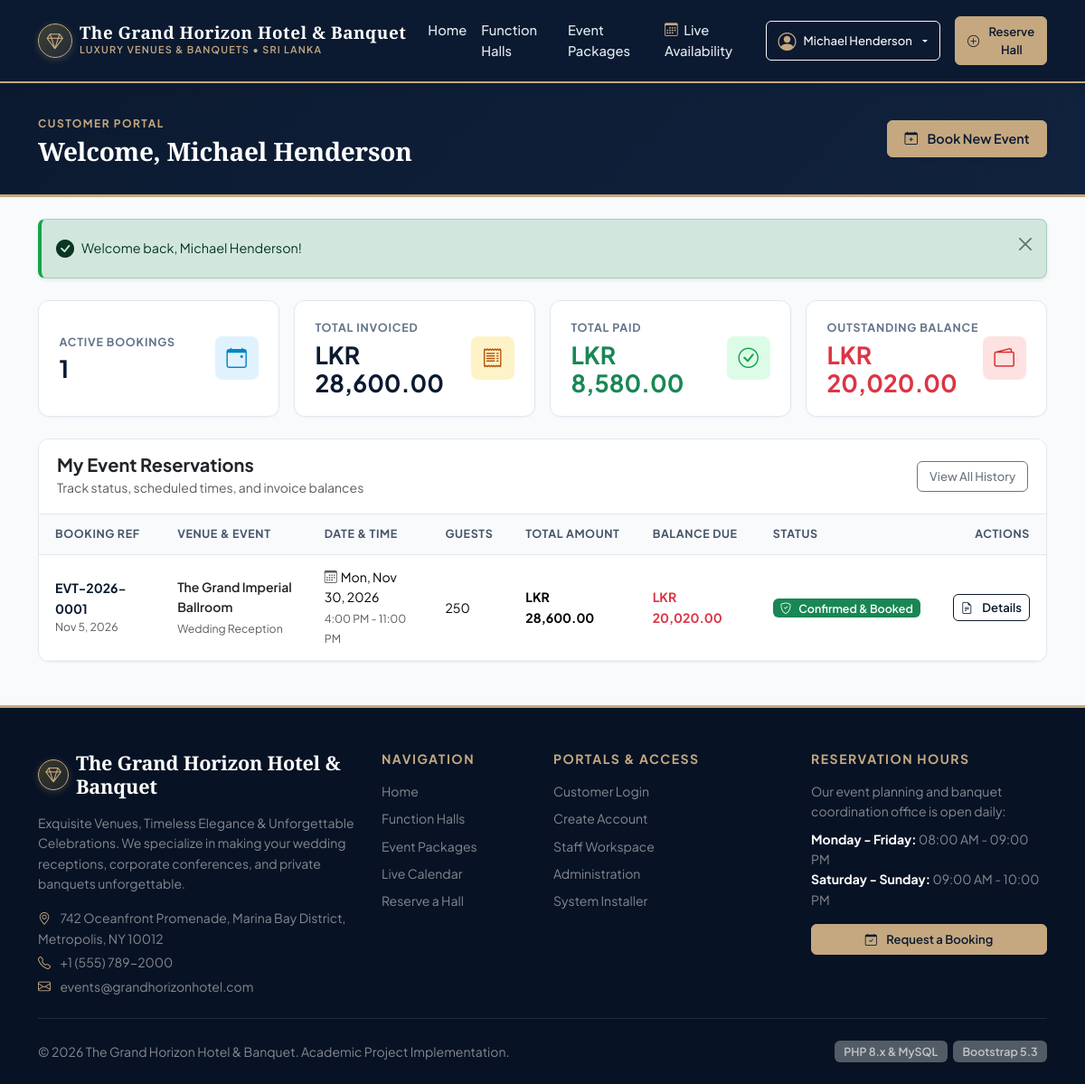
The app's page /customer/dashboard.php (signed in) with its own data.
### tables this page shows
CREATE TABLE `system_settings` (
    `id` INT UNSIGNED PRIMARY KEY DEFAULT 1,
    `hotel_name` VARCHAR(120) NOT NULL DEFAULT 'The Grand Horizon Hotel & Banquet',
    `hotel_tagline` VARCHAR(200) NOT NULL DEFAULT 'Exquisite Venues & Unforgettable Celebrations',
    `address` TEXT NOT NULL,
    `city_state_zip` VARCHAR(120) NOT NULL DEFAULT 'Oceanfront Avenue, Suite 100, Metropolis',
    `phone` VARCHAR(30) NOT NULL DEFAULT '+1 (555) 789-2000',
    `email` VARCHAR(100) NOT NULL DEFAULT 'events@grandhorizonhotel.com',
    `website` VARCHAR(100) NOT NULL DEFAULT 'www.grandhorizonhotel.com',
    `currency_symbol` VARCHAR(10) NOT NULL DEFAULT 'LKR',
    `tax_percentage` DECIMAL(5,2) NOT NULL DEFAULT 10.00,
    `advance_percentage` DECIMAL(5,2) NOT NULL DEFAULT 30.00,
    `cancellation_policy` TEXT NULL,
    `updated_at` TIMESTAMP DEFAULT CURRENT_TIMESTAMP ON UPDATE CURRENT_TIMESTAMP
);

CREATE TABLE `bookings` (
    `id` INT UNSIGNED AUTO_INCREMENT PRIMARY KEY,
    `booking_reference` VARCHAR(30) NOT NULL UNIQUE,
    `customer_id` INT UNSIGNED NOT NULL,
    `hall_id` INT UNSIGNED NOT NULL,
    `package_id` INT UNSIGNED NOT NULL,
    `event_date` DATE NOT NULL,
    `start_time` TIME NOT NULL,
    `end_time` TIME NOT NULL,
    `guest_count` INT UNSIGNED NOT NULL,
    `event_type` VARCHAR(60) NOT NULL,
    `special_requests` TEXT NULL,
    
    `hall_charge` DECIMAL(10,2) NOT NULL DEFAULT 0.00,
    `package_charge` DECIMAL(10,2) NOT NULL DEFAULT 0.00,
    `additional_charge` DECIMAL(10,2) NOT NULL DEFAULT 0.00,
    `tax_amount` DECIMAL(10,2) NOT NULL DEFAULT 0.00,
    `total_amount` DECIMAL(10,2) NOT NULL DEFAULT 0.00,
    `advance_required` DECIMAL(10,2) NOT NULL DEFAULT 0.00,
    `advance_paid` DECIMAL(10,2) NOT NULL DEFAULT 0.00,
    `balance_due` DECIMAL(10,2) NOT NULL DEFAULT 0.00,
    
    `booking_status` ENUM('pending', 'approved', 'confirmed', 'rejected', 'cancelled', 'completed') 
        NOT NULL DEFAULT 'pending',
    `payment_status` ENUM('unpaid', 'partially_paid', 'fully_paid', 'refunded') 
        NOT NULL DEFAULT 'unpaid',
        
    `reviewed_by` INT UNSIGNED NULL,
    `review_notes` TEXT NULL,
    `rejection_reason` TEXT NULL,
    
    `created_at` TIMESTAMP DEFAULT CURRENT_TIMESTAMP,
    `updated_at` TIMESTAMP DEFAULT CURRENT_TIMESTAMP ON UPDATE CURRENT_TIMESTAMP,
    
    CONSTRAINT `fk_bookings_customer` FOREIGN KEY (`customer_id`) 
        REFERENCES `customers` (`id`) ON DELETE RESTRICT,
    CONSTRAINT `fk_bookings_hall` FOREIGN KEY (`hall_id`) 
        REFERENCES `function_halls` (`id`) ON DELETE RESTRICT,
    CONSTRAINT `fk_bookings_package` FOREIGN KEY (`package_id`) 
        REFERENCES `event_packages` (`id`) ON DELETE RESTRICT,
    CONSTRAINT `fk_bookings_reviewer` FOREIGN KEY (`reviewed_by`) 
        REFERENCES `users` (`id`) ON DELETE SET NULL,
        
    INDEX `idx_hall_date_status` (`hall_id`, `event_date`, `booking_status`),
    INDEX `idx_customer_date` (`customer_id`, `event_date`),
    INDEX `idx_booking_status` (`booking_status`)
);

CREATE TABLE `function_halls` (
    `id` INT UNSIGNED AUTO_INCREMENT PRIMARY KEY,
    `hall_name` VARCHAR(120) NOT NULL,
    `hall_code` VARCHAR(25) NOT NULL UNIQUE,
    `capacity_min` INT UNSIGNED NOT NULL DEFAULT 30,
    `capacity_max` INT UNSIGNED NOT NULL DEFAULT 500,
    `price_per_hour` DECIMAL(10,2) NOT NULL DEFAULT 0.00,
    `base_price_half_day` DECIMAL(10,2) NOT NULL DEFAULT 0.00,
    `base_price_full_day` DECIMAL(10,2) NOT NULL DEFAULT 0.00,
    `dimensions` VARCHAR(80) NULL,
    `description` TEXT NOT NULL,
    `amenities` TEXT NULL,
    `image_path` VARCHAR(255) NULL DEFAULT 'assets/images/halls/default_hall.jpg',
    `status` ENUM('active', 'maintenance', 'inactive') NOT NULL DEFAULT 'active',
    `created_at` TIMESTAMP DEFAULT CURRENT_TIMESTAMP,
    `updated_at` TIMESTAMP DEFAULT CURRENT_TIMESTAMP ON UPDATE CURRENT_TIMESTAMP,
    INDEX `idx_halls_status` (`status`)
);

### customer/dashboard.php (the view, shortened to what the rows shown need)
<?php
require_once __DIR__ . '/../config/session.php';
require_once __DIR__ . '/../includes/functions.php';
$pdo = Database::getConnection();
$user = current_user();
$customerId = (int)($user['entity_id'] ?? 0);
$bStmt = $pdo->prepare("
    SELECT b.*, h.hall_name, p.package_name
    FROM `bookings` b
    JOIN `function_halls` h ON b.hall_id = h.id
    JOIN `event_packages` p ON b.package_id = p.id
    WHERE b.customer_id = :cid
    ORDER BY b.event_date DESC, b.id DESC
    LIMIT 10
");
$bStmt->execute([':cid' => $customerId]);
$recentBookings = $bStmt->fetchAll();
require_once __DIR__ . '/../includes/header.php';
require_once __DIR__ . '/../includes/navbar.php';
?>
<div class="customer-hero">
    <div class="container">
        <div class="d-flex flex-column flex-md-row justify-content-between align-items-md-center gap-3">
            <div>
                <h2 class="luxury-heading mb-0 mt-1">Welcome, <?= e($user['name']) ?></h2>
            </div>
        </div>
    </div>
</div>
<div class="container py-4">
    <div class="card-table">
        <div class="table-responsive">
            <table class="table table-custom table-hover">
                <thead>
                    <tr>
                        <th>Booking Ref</th>
                        <th>Venue & Event</th>
                        <th>Date & Time</th>
                        <th>Guests</th>
                        <th>Total Amount</th>
                        <th>Balance Due</th>
                        <th>Status</th>
                        <th class="text-end">Actions</th>
                    </tr>
                </thead>
                <tbody>
                    <?php if (empty($recentBookings)): ?>
                        <tr>
                            <td colspan="8" class="text-center py-5 text-muted">
                                <i class="bi bi-calendar-x fs-2 d-block mb-2"></i>
                                You have not placed any event bookings yet.
                                <div class="mt-2">
                                    <a href="<?= BASE_URL ?>customer/book.php" class="btn btn-gold btn-sm">Make Your First Reservation</a>
                                </div>
                            </td>
                        </tr>
                    <?php else: ?>
                        <?php foreach ($recentBookings as $b): ?>
                            <tr>
                                <td>
                                    <strong class="text-navy"><?= e($b['booking_reference']) ?></strong>
                                    <small class="d-block text-muted"><?= date('M j, Y', strtotime($b['created_at'])) ?></small>
                                </td>
                                <td>
                                    <div class="fw-semibold text-dark"><?= e($b['hall_name']) ?></div>
                                    <small class="text-muted"><?= e($b['event_type']) ?></small>
                                </td>
                                <td>
                                    <div><i class="bi bi-calendar3 me-1 text-muted"></i><?= format_date($b['event_date']) ?></div>
                                    <small class="text-muted"><?= format_time($b['start_time']) ?> - <?= format_time($b['end_time']) ?></small>
                                </td>
                                <td><?= number_format($b['guest_count']) ?></td>
                                <td><strong><?= format_currency($b['total_amount']) ?></strong></td>
                                <td>
                                    <?php if ((float)$b['balance_due'] > 0): ?>
                                        <span class="text-danger fw-bold"><?= format_currency($b['balance_due']) ?></span>
                                    <?php else: ?>
                                        <span class="text-success small fw-semibold">Settled</span>
                                    <?php endif; ?>
                                </td>
                                <td><?= render_booking_badge($b['booking_status']) ?></td>
                                <td class="text-end">
                                    <a href="<?= BASE_URL ?>customer/booking_detail.php?id=<?= $b['id'] ?>" class="btn btn-outline-navy btn-sm py-1 px-2" title="View Dossier">
                                        <i class="bi bi-file-earmark-text me-1"></i> Details
                                    </a>
                                </td>
                            </tr>
                        <?php endforeach; ?>
                    <?php endif; ?>
                </tbody>
            </table>
        </div>
    </div>
</div>
<?php require_once __DIR__ . '/../includes/footer.php'; ?>

### includes/navbar.php (shortened to what the rows shown need)
<?php
$settings = get_system_settings();
?>
<nav class="navbar navbar-expand-lg navbar-grand sticky-top">
    <div class="container">
        <a class="navbar-brand d-flex align-items-center gap-2" href="<?= BASE_URL ?>index.php">
            <div>
                <span class="d-block text-white fw-bold lh-1 brand-title"><?= e($settings['hotel_name']) ?></span>
                <small class="brand-subtitle">Luxury Venues &amp; Banquets &bull; Sri Lanka</small>
            </div>
        </a>
    </div>
</nav>

### includes/functions.php (shortened to what the rows shown need)
<?php
function e(?string $string): string {
    return htmlspecialchars($string ?? '', ENT_QUOTES, 'UTF-8');
}
function get_system_settings(): array {
    static $settings = null;
    if ($settings === null) {
        try {
            $pdo = Database::getConnection();
            $stmt = $pdo->query("SELECT * FROM `system_settings` WHERE `id` = 1 LIMIT 1");
            $data = $stmt->fetch();
            if ($data) {
                $settings = $data;
            }
        } catch (Exception $e) {
            $settings = [
                'hotel_name'         => 'The Grand Horizon Hotel & Banquet',
                'currency_symbol'    => 'LKR',
                'tax_percentage'     => 10.00,
                'advance_percentage' => 30.00,
            ];
        }
    }
    return $settings;
}
function format_currency($amount): string {
    $settings = get_system_settings();
    $sym = trim($settings['currency_symbol'] ?? 'LKR');
    return $sym . ' ' . number_format((float)$amount, 2);
}
function format_date(?string $dateStr, string $format = 'D, M j, Y'): string {
    $time = strtotime($dateStr);
    return $time ? date($format, $time) : $dateStr;
}
function format_time(?string $timeStr): string {
    $time = strtotime($timeStr);
    return $time ? date('g:i A', $time) : $timeStr;
}
function render_booking_badge(string $status): string {
    $info = BOOKING_STATUSES[$status] ?? ['label' => ucfirst($status), 'badge' => 'secondary', 'icon' => 'circle'];
    return sprintf(
        '<span class="badge bg-%s text-white px-2 py-1"><i class="bi bi-%s me-1"></i>%s</span>',
        e($info['badge']),
        e($info['icon']),
        e($info['label'])
    );
}

### includes/footer.php (shortened to what the rows shown need)
<?php
$settings = get_system_settings();
?>
<footer class="bg-navy text-white pt-5 pb-4 mt-auto" style="background-color: #071224; border-top: 3px solid #c5a880;">
    <div class="container">
        <div class="row g-4">
            <div class="col-lg-4 col-md-6">
                <div class="d-flex align-items-center gap-2 mb-3">
                    <span class="hotel-crest" style="width:34px; height:34px; font-size:1.1rem;"><i class="bi bi-gem"></i></span>
                    <h5 class="luxury-heading text-white mb-0" style="font-size: 1.35rem;">
                        <?= e($settings['hotel_name']) ?>
                    </h5>
                </div>
                <p class="text-white-50 small mb-3">
                    <?= e($settings['hotel_tagline']) ?>. We specialize in making your wedding receptions, corporate conferences, and private banquets unforgettable.
                </p>
                <div class="text-white-50 small">
                    <p class="mb-1"><i class="bi bi-geo-alt text-gold me-2"></i> <?= e($settings['address']) ?>, <?= e($settings['city_state_zip']) ?></p>
                    <p class="mb-1"><i class="bi bi-telephone text-gold me-2"></i> <?= e($settings['phone']) ?></p>
                    <p class="mb-0"><i class="bi bi-envelope text-gold me-2"></i> <?= e($settings['email']) ?></p>
                </div>
            </div>
        </div>
        <div class="d-flex flex-column flex-md-row justify-content-between align-items-center small text-white-50">
            <div>
                &copy; <?= date('Y') ?> <?= e($settings['hotel_name']) ?>. Academic Project Implementation.
            </div>
            <div class="mt-2 mt-md-0">
                <span class="badge bg-secondary opacity-75">PHP 8.x & MySQL</span>
                <span class="badge bg-secondary opacity-75 ms-1">Bootstrap 5.3</span>
            </div>
        </div>
    </div>
</footer>
</body>
</html>

### records on screen
system_settings: hotel_name "The Grand Horizon Hotel & Banquet", hotel_tagline "Exquisite Venues, Timeless Elegance & Unforgettable Celebrations", address "742 Oceanfront Promenade, Marina Bay District", city_state_zip "Metropolis, NY 10012", phone "+1 (555) 789-2000", email "events@grandhorizonhotel.com"
bookings: booking_reference "EVT-2026-0001", created_at "Nov 5, 2026", hall.hall_name "The Grand Imperial Ballroom", event_type "Wedding Reception", event_date "Mon, Nov 30, 2026", start_time "4:00 PM", end_time "11:00 PM", guest_count "250", total_amount.currency_symbol "LKR 28,600.00", balance_due.currency_symbol "LKR 20,020.00", booking_status "Confirmed & Booked"

### other values on screen
$currentUser['name'] "Michael Henderson"
$user['name'] "Michael Henderson"
$flash['message'] "Welcome back, Michael Henderson!"
$stats['active_bookings'] "1"
format_currency($stats['total_spent']) "LKR 28,600.00"
format_currency($stats['total_paid']) "LKR 8,580.00"
format_currency($stats['total_balance']) "LKR 20,020.00"
